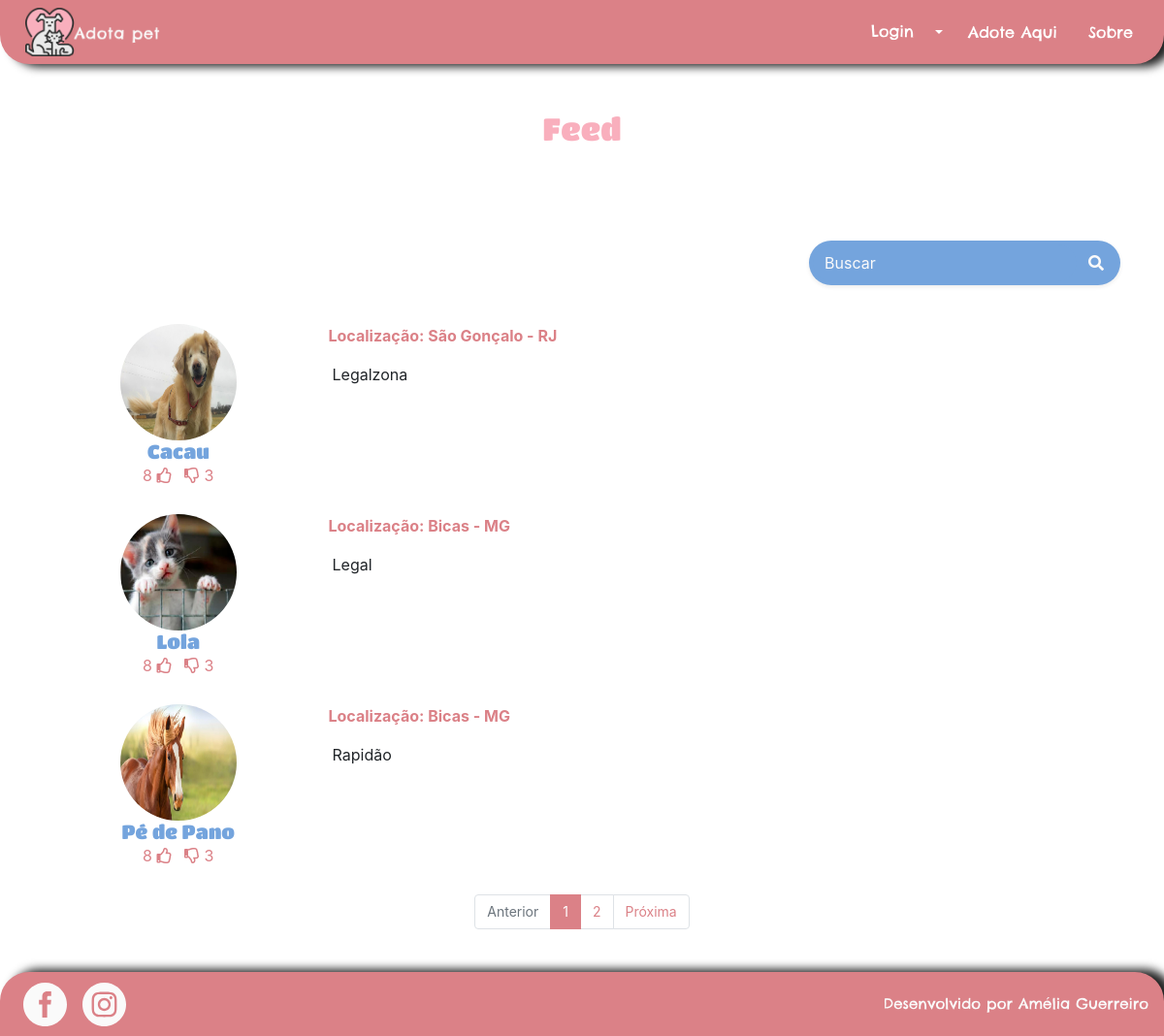
The page /pets/ on the database as committed earlier.
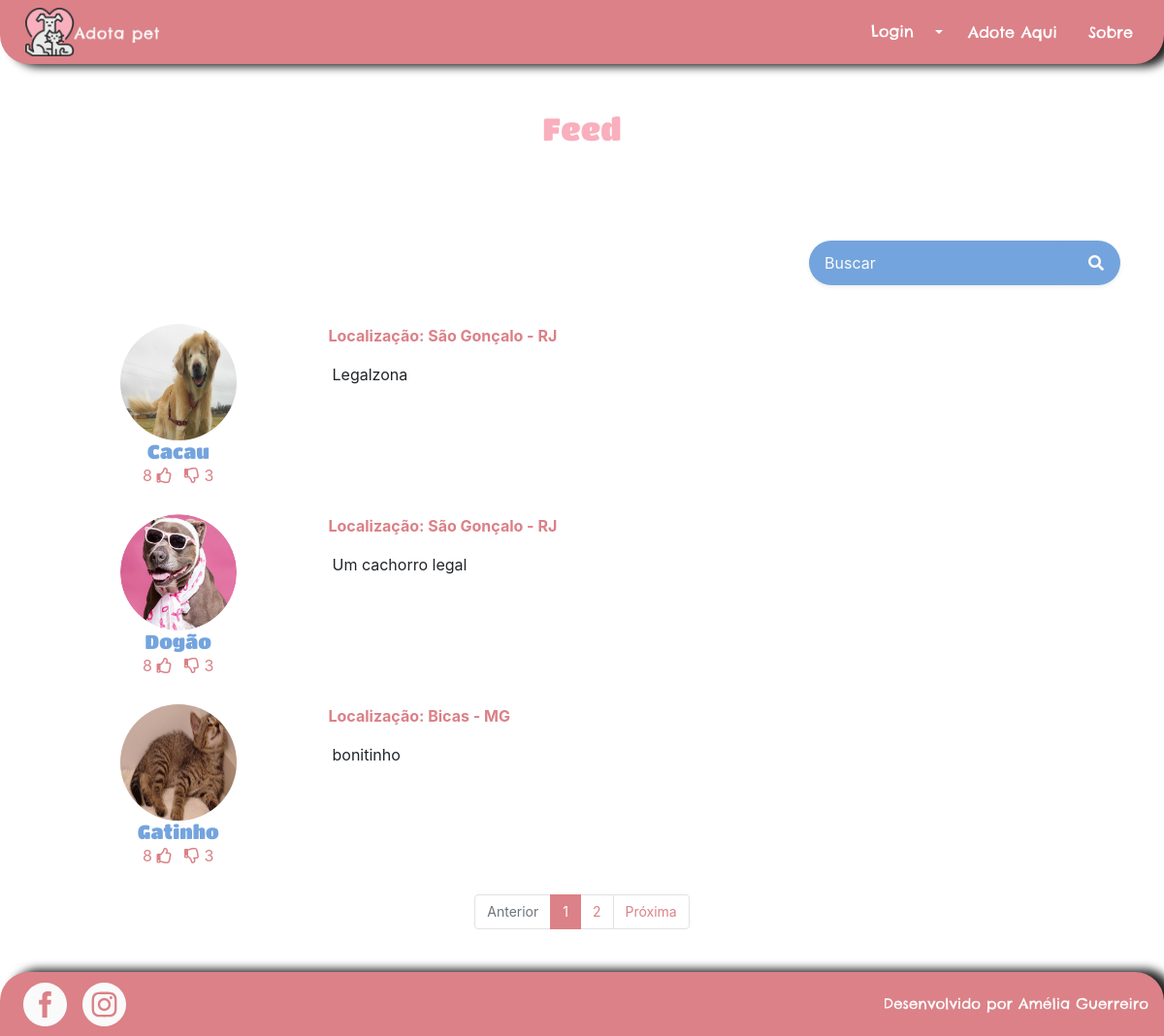
The same page on the database as committed later.
### pet/models.py (models this page shows, shortened)
class Pet(models.Model):
    categoria = models.ForeignKey(Categoria, related_name='pets', on_delete=models.DO_NOTHING)
    nome = models.CharField(max_length=100, db_index=True)
    slug = models.SlugField(max_length=100)
    imagem = models.CharField(max_length=50, blank=True)
    preco = models.DecimalField(max_digits=6, decimal_places=2)
    disponivel = models.BooleanField(default=False)
    link_instagram = models.URLField(max_length=200, blank=True)
    link_facebook = models.URLField(max_length=200, blank=True)
    telefone = models.CharField(max_length=15)
    sexo_escolhas = [('F', 'Fêmea'), ('M', 'Macho'), ('N', 'Não sei')]
    sexo = models.CharField(max_length=1, choices=sexo_escolhas, default='N')
    descricao = models.TextField()
    data_cadastro = models.DateField(default=datetime.now)
    data_nascimento = models.DateField(blank=True)
    likes = models.PositiveIntegerField(default=0)
    dislikes = models.PositiveIntegerField(default=0)
    raca = models.CharField(max_length=20, blank=True)
    estado_escolhas = [('AC', 'Acre'), ('AL', 'Alagoas'), ('AP', 'Amapá'), ('AM', 'Amazonas'),
                       ('BA', 'Bahia'), ('CE', 'Ceará'), ('ES', 'Espírito Santo'), ('GO', 'Goiás'),
                       ('MA', 'Maranhão'), ('MT', 'Mato Grosso'), ('MS', 'Mato Grosso do Sul'),
                       ('MG', 'Minas Gerais'), ('PA', 'Pará'), ('PB', 'Paraíba'), ('PR', 'Paraná'),
                       ('PE', 'Pernambuco'),('PI', 'Piauí'), ('RJ', 'Rio de Janeiro'),
                       ('RN', 'Rio Grande do Norte'), ('RS', 'Rio Grande do Sul'),
                       ('RO', 'Rondônia'), ('RR', 'Roraima'), ('SC', 'Santa Catarina'),
                       ('SP', 'São Paulo'), ('SE', 'Sergipe'),
                       ('TO', 'Tocantins'), ('DF', 'Distrito Federal')]
    estado = models.CharField(max_length=2, choices=estado_escolhas)
    cep = models.CharField(max_length=9)
    cidade = models.CharField(max_length=20)
    usuario = models.ForeignKey(User, on_delete=models.CASCADE, null=True)
    class Meta:
        db_table='pet'
    def __str__(self):
        return self.nome

### pet/views.py (the view)
# urls.py: path('', views.index, name='index'),
def index(request):
    form = PesquisaPetForm(request.GET)
    if form.is_valid():
        query_string = form.cleaned_data['query_string']
        lista_de_pets = Pet.objects.filter(nome__icontains=query_string).order_by('nome') | Pet.objects.filter(cidade__icontains=query_string).order_by('nome') | Pet.objects.filter(estado__icontains=query_string).order_by('nome')
        paginator = Paginator(lista_de_pets, 3)
        pagina = request.GET.get('pagina')
        page_obj = paginator.get_page(pagina)
        print(lista_de_pets)
        print(page_obj)
        return render(request, 'pet/index.html', {'pets': page_obj, 'form': form, 'query_string': query_string})
    else:
        raise ValueError("Ocorreu um erro inesperado ao tentr recuperar pet.")

### pet/forms.py
class PesquisaPetForm(forms.Form):
    query_string = forms.CharField(
        widget=forms.TextInput(attrs={'class': 'form-control border-0 bg-secondary', 'max-lenght': '100',
                                      'placeholder': 'Buscar', 'aria-describedby': 'button-addon1',
                                      'style': 'border-radius: 25px; background-color: var(--blue) !important; color: var(--white)'}, ),
        required=False
    )

### pet/templates/pet/index.html (shortened to what this page needs)
{%  extends "base.html" %}
{% load static %}
{% block corpo %}
<section id="feed" class="w-100 justify-content-center align-items-center container">
    <h2 class="text-center text-secondary pt-5 pb-5 d-block">Feed</h2>
    <form action="" method="GET" class="d-flex justify-content-center justify-content-sm-end mb-3 mt-5">
        <div class="p-1 bg-secondary rounded rounded-pill shadow-sm mb-4"
            style="background-color: var(--blue) !important;">
            <div class="input-group">
                {{ form.query_string }}
                <div class="input-group-append">
                    <button id="button-addon1" type="submit" class="btn btn-link text-light">
                        <i class="fa fa-search"></i>
                    </button>
                </div>
            </div>
        </div>
    </form>
    {% if pets %}
    <div class="d-none d-sm-block">
        {%  for pet in pets %}
        <div style="height: 180px" class="d-flex mb-3">
            <div style="height: 180px; " class="w-25">
                <a href="{% url 'pet:exibe_pet' pet.id %}" style="text-decoration: none; cursor: pointer;">
                    <img style="height: 120px; width: 120px; border-radius: 100px" class="img-fluid mx-auto d-block"
                        src="{% static 'images/pets/' %}{{ pet.imagem }}" alt="{{ pet.nome }}">
                    <h3 class="text-center mb-0" style="font-size: 20px">{{ pet.nome }}</h3>
                </a>
                <div class="d-inline-block w-100 text-center">
                    <button class="mr-2 link-like" id="link-like" style="text-decoration: none;">
                        <span class="like" id="like" data-like="8">8</span>
                        <i class="far fa-thumbs-up"></i>
                    </button>
                    <button class="link-dislike" id="link-dislike" style="text-decoration: none;">
                        <i class="far fa-thumbs-down"></i>
                        <span class="dislike" id="dislike" data-dislike="3">3</span>
                    </button>
                </div>
            </div>
            <div class="pl-3 w-75 " style="height: 180px;">
                <p class="text-primary font-weight-bold">Localização: {{ pet.cidade }} - {{ pet.estado }}</p>
                <p class="overflow-hidden ml-1 text-justify mb-0"
                    style="-webkit-line-clamp: 4; display: -webkit-box; -webkit-box-orient: vertical;">
                    {{ pet.descricao }}
                </p>
            </div>
        </div>
        {% endfor %}
    </div>
    <div style='font-size: 14px; margin-bottom: 28px' class="justify-content-center d-flex">
        {% if pets.has_other_pages %}
        <ul class='pagination'>
            {% if pets.has_previous %}
            <li class='page-item'><a class='page-link'
                    href='?pagina={{ pets.previous_page_number }}&query_string={{query_string}}'>Anterior</a></li>
            {% else %}
            <li class='page-item disabled'><a class='page-link' href='#' tabindex='-1'>Anterior</a></li>
            {% endif %}
            {% for i in pets.paginator.page_range %}
            {% if pets.number == i %}
            <li class='page-item active'><a class='page-link' href='#'>{{ i }} </a></li>
            {% else %}
            <li class='page-item'><a class='page-link' href='?pagina={{ i }}&query_string={{query_string}}'>{{ i }}</a>
            </li>
            {% endif %}
            {% endfor %}
            {% if pets.has_next %}
            <li class='page-item'><a class='page-link'
                    href='?pagina={{ pets.next_page_number }}&query_string={{query_string}}'>Próxima</a></li>
            {% else %}
            <li class='page-item disabled'><a class='page-link' href='#' tabindex='-1'>Próxima</a></li>
            {% endif %}
        </ul>
        {% endif %}
    </div>
    {% endif %}
</section>
{% endblock %}

Rows that differ between the two databases and show on the page:
no longer on this page (row unchanged): Pet: imagem (picture), nome "Lola", cidade "Bicas", estado "MG", descricao "Legal"
no longer on this page (row unchanged): Pet: imagem (picture), nome "Pé de Pano", cidade "Bicas", estado "MG", descricao "Rapidão"
added Pet: imagem (picture), nome "Dogão", cidade "São Gonçalo", estado "RJ", descricao "Um cachorro legal"
added Pet: imagem (picture), nome "Gatinho", cidade "Bicas", estado "MG", descricao "bonitinho"
